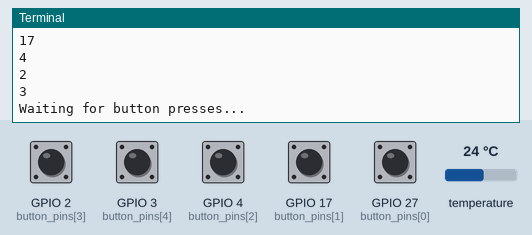
This program was run on a simulated Raspberry Pi (BCM pin numbers). Shown: the last lines printed to the terminal. The inputs (shaded band) are chosen by the test bench; at power-on: GPIO 2 (button_pins[3]), GPIO 3 (button_pins[4]), GPIO 4 (button_pins[2]), GPIO 17 (button_pins[1]), GPIO 27 (button_pins[0]) HIGH, temperature 24 °C.

Above: at 1.9 s.
2.0 s: GPIO 2 (button_pins[3]) pulled LOW for 0.15 s
At 3.4 s:
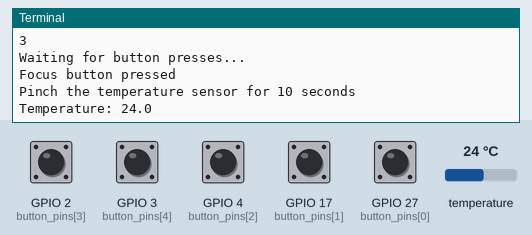
3.6 s: temperature set to 12 °C
At 4.9 s:
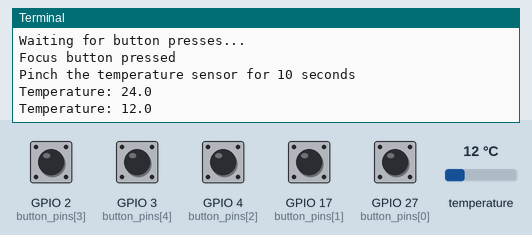
5.1 s: temperature set to 19 °C
At 7.5 s:
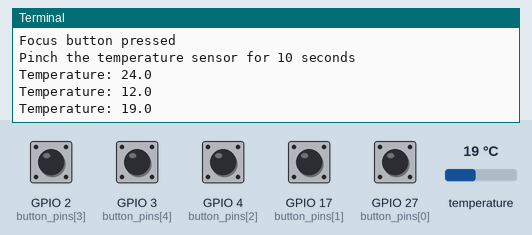
Timing chart, 0 to 9.0 s (numbered marks = the images above; inputs shaded):
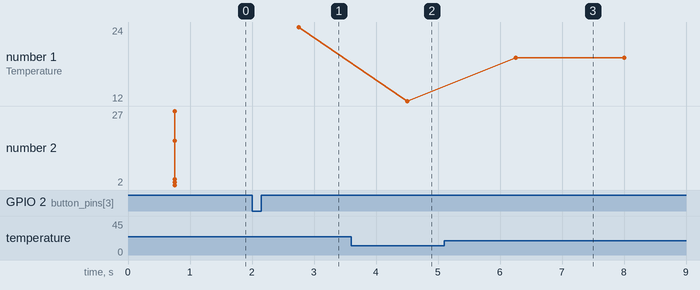

Measured:
- after the input at 2.0 s, the terminal: prints a new line at once (image 1)
- after the input at 3.6 s, the terminal: prints a new line after 0.90 s (image 2)
- after the input at 5.1 s, the terminal: prints a new line after 1.2 s (image 3)
- plotted number 1: 24 → 12 after the input at 3.6 s, 12 → 19 after the input at 5.1 s

The program:

main.py
```python
import RPi.GPIO as GPIO
import glob
import time
from time import sleep

GPIO.setmode(GPIO.BCM)

# Define your button pins as a tuple
button_pins = (27, 17, 4, 2, 3)
sensor_pin = 22
sleep_time = 10 # HOW MANY SECONDS TO READ THE DATA FOR

# Set up the button pins as inputs with pull-up resistors
for pin in button_pins:
    GPIO.setup(pin, GPIO.IN, pull_up_down=GPIO.PUD_UP)

print("Wait for initialization")

base_dir = '/sys/bus/w1/devices/'
while True:
    try:
        device_folder = glob.glob(base_dir + '28*')[0]
        break
    except IndexError:
        sleep(0.5)
        continue
device_file = device_folder + '/w1_slave'

# The function to read currently measurement at the sensor will be defined.
def input_temp():
    f = open(device_file, 'r')
    lines = f.readlines()
    f.close()
    return lines

input_temp()

def temp_answer():
    lines = input_temp()
    while lines[0].strip()[-3:] != 'YES':
        time.sleep(0.2)
        lines = input_temp()
    equals_pos = lines[1].find('t=')
    if equals_pos != -1:
        temp_string = lines[1][equals_pos+2:]
        temp_c = float(temp_string) / 1000.0
    return temp_c

def btn_callback(channel):
    if channel == button_pins[0]:
        print("Happy button pressed")
    elif channel == button_pins[1]:
        print("Neutral button pressed")
    elif channel == button_pins[2]:
        print("Sad button pressed")
    elif channel == button_pins[3]:
        print("Focus button pressed")
    elif channel == button_pins[4]:
        print("Distract button pressed")

    print(f"Pinch the temperature sensor for {sleep_time} seconds")
    try:
        for _ in range(sleep_time):
            print(f"Temperature: {temp_answer()}")
            time.sleep(1)

        print("Reading is done, you can release the temperature sensor")

    except KeyboardInterrupt:
        pass

def btn_callback_raise():
    pass

# Add event listeners for each button using a for loop
for pin in button_pins:
    print(pin)
    GPIO.add_event_detect(pin, GPIO.FALLING, callback=btn_callback, bouncetime=200)
    # GPIO.add_event_detect(pin, GPIO.RISING, callback=btn_callback_raise, bouncetime=200)

try:
    print("Waiting for button presses...")
    while True:
        pass

except KeyboardInterrupt:
    pass

finally:
    GPIO.cleanup()
```
